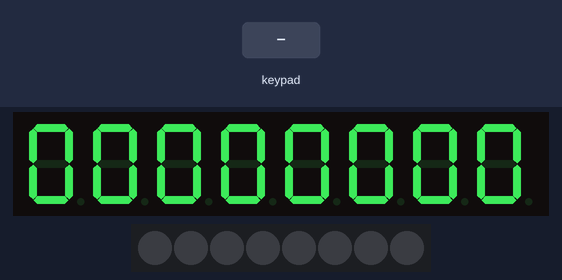
The sketch below on a simulated Arduino Uno, built with avr-gcc and run on an emulated ATmega328P. On the bench: 8-digit seven-segment display, 8 RGB LEDs in strip order, left to right. Inputs (shaded band) come from the test bench.

Above: at 1.2 s.
1.3 s: key '1' pressed
At 1.71 s:
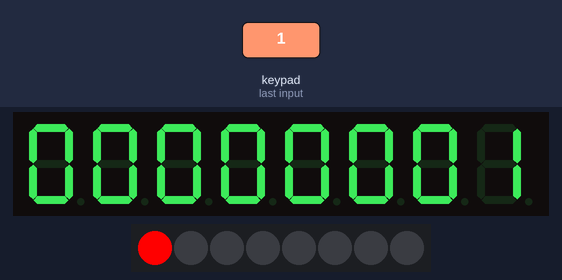
3.1 s: keypad keys 1 2 pressed 0.4 s apart
At 3.53 s:
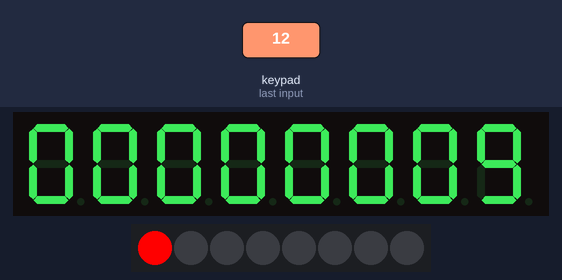
5.4 s: key '3' pressed
At 5.75 s:
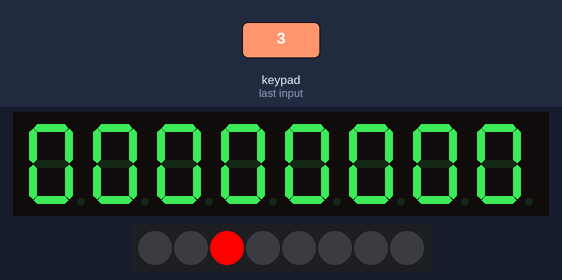
7.3 s: keypad keys 2 5 pressed 0.4 s apart
At 7.77 s:
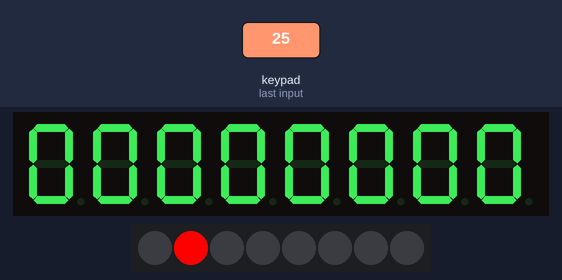
Timing chart, 0 to 10.3 s (numbered marks = the images above; inputs shaded):
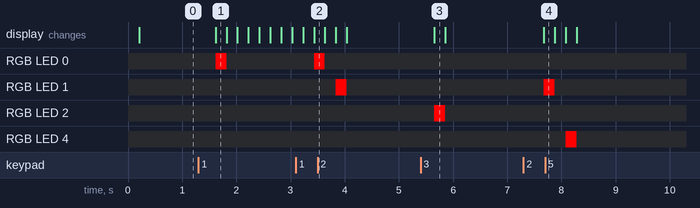

Measured:
- after the input at 1.3 s, RGB LED 0: off → RGB(255, 0, 0) after 0.32 s, → off 0.20 s later
- after the input at 5.4 s, RGB LED 2: off → RGB(255, 0, 0) after 0.25 s, → off 0.20 s later
- after the input at 7.3 s, RGB LED 1: off → RGB(255, 0, 0) after 0.37 s, → off 0.20 s later; RGB LED 4: off → RGB(255, 0, 0) after 0.78 s, → off 0.20 s later

The sketch:

sketch_jan04b.ino
```cpp
// (licence header left out)
#include <TM1638.h>

// define a module on data pin 8, clock pin 9 and strobe pin 7
TM1638 module(8, 9, 7);
int c = 0;
boolean running = false;
void setup() {
  // display a hexadecimal number and set the left 4 dots
  //module.setDisplayToHexNumber(0x1234ABCD, 0xF0);
}

void loop() {
  byte keys = module.getButtons();

  // light the first 4 red LEDs and the last 4 green LEDs as the buttons are pressed
//  module.setLEDs(((keys & 0xF0) << 8) | (keys & 0xF));
  module.setDisplayToDecNumber(c, 0);

  if(keys & 0b00000001) {
    running = !running;
  }
  if(running){
    c++;
  }
  if(keys & 0b00000010) {
    c = 0;
  }
  delay(200);
  module.setLEDs(keys);
}
```
